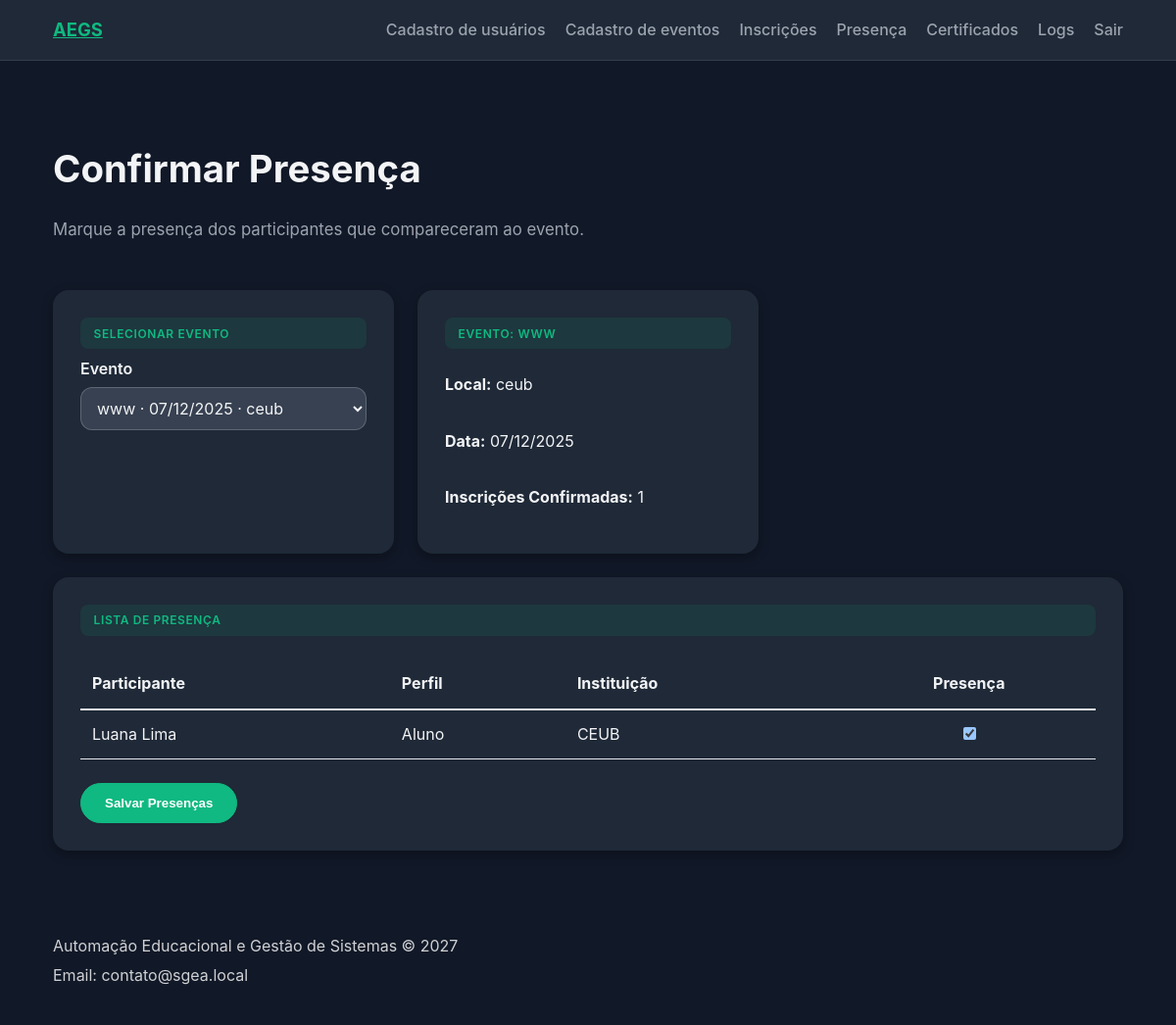
Before: /presenca/?evento=56 (signed in) with the older database file.
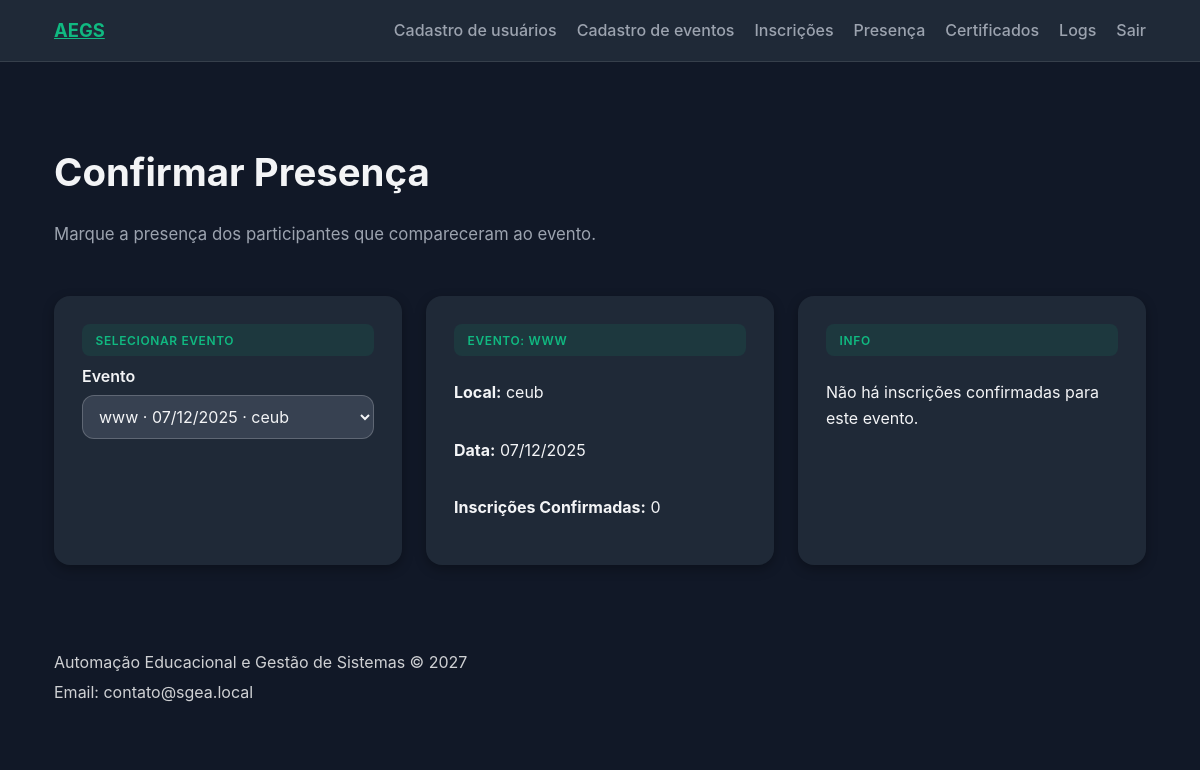
After: the same page with the newer database file.
### api/models.py (models this page shows, shortened)
class Inscricao(models.Model):
    evento = models.ForeignKey(
        Evento,
        on_delete=models.CASCADE,
        related_name="inscricoes",
    )
    participante = models.ForeignKey(
        Usuario,
        on_delete=models.CASCADE,
        related_name="inscricoes",
        limit_choices_to=Q(perfil__in=[PerfilChoices.ALUNO, PerfilChoices.PROFESSOR])
    )
    status = models.CharField(
        max_length=15,
        choices=InscricaoStatus.choices,
        default=InscricaoStatus.PENDENTE,
    )
    data_inscricao = models.DateTimeField(auto_now_add=True)
    atualizado_em = models.DateTimeField(auto_now=True)
    presenca_confirmada = models.BooleanField(default=False)
    class Meta:
        unique_together = ("evento", "participante")
        indexes = [
            models.Index(fields=["evento", "status"]),
            models.Index(fields=["participante"]),
        ]
        constraints = [
            models.CheckConstraint(
                name="inscricao_status_valido",
                check=Q(status__in=[choice[0] for choice in InscricaoStatus.choices])
            ),
        ]

class Usuario(AbstractUser):
    nome = models.CharField(max_length=120)
    telefone = models.CharField(max_length=20)
    instituicao = models.CharField(
        max_length=20,
        choices=InstituicaoChoices.choices,
        blank=True,
        null=True,
        help_text="Obrigatório para perfis ALUNO e PROFESSOR."
    )
    perfil = models.CharField(
        max_length=20,
        choices=PerfilChoices.choices
    )
    class Meta:
        constraints = [
            models.CheckConstraint(
                name="instituicao_required_for_aluno_prof",
                check=(
                    ~Q(perfil__in=[PerfilChoices.ALUNO, PerfilChoices.PROFESSOR]) |
                    (Q(instituicao__isnull=False) & ~Q(instituicao=""))
                )
            )
        ]
        indexes = [
            models.Index(fields=["perfil"]),
        ]

### api/views.py (the view, shortened to what this page needs)
# urls.py: path('presenca/', PresencaView.as_view(), name='presenca'),
@method_decorator(organizador_or_admin_required, name='dispatch')
class PresencaView(PostFeedbackMixin, TemplateView):
	template_name = "api/presenca.html"
	def get_context_data(self, **kwargs):
		context = super().get_context_data(**kwargs)
		if self.request.user.perfil == PerfilChoices.ORGANIZADOR:
			context["eventos"] = Evento.objects.filter(
				organizador=self.request.user
			).order_by("-data_inicio")
		else:
			context["eventos"] = Evento.objects.all().order_by("-data_inicio")
		evento_id = self.request.GET.get("evento")
		if evento_id:
			try:
				evento = Evento.objects.get(pk=evento_id)
				if self.request.user.perfil == PerfilChoices.ORGANIZADOR and evento.organizador != self.request.user:
					messages.error(self.request, "Você não tem permissão para gerenciar este evento.")
				else:
					context["evento_selecionado"] = evento
					context["inscricoes"] = Inscricao.objects.filter(
						evento=evento,
						status=InscricaoStatus.CONFIRMADA
					).select_related("participante").order_by("participante__nome")
			except Evento.DoesNotExist:
				pass
		return context

### api/views.py (called while the page is built)
	def get_context_data(self, **kwargs):
		context = super().get_context_data(**kwargs)
		context.setdefault(self.data_context_name, {})
		return context

### api/templates/api/presenca.html (shortened to what the changed rows need)
{% extends 'api/base.html' %}
{% block content %}
<section class="prototype-hero">
    <h1>Confirmar Presença</h1>
</section>
<section class="prototype-grid">
    {% if evento_selecionado %}
        <article class="prototype-card">
            <span class="badge">Evento: {{ evento_selecionado.titulo|default:evento_selecionado.get_tipo_display }}</span>
            <p><strong>Local:</strong> {{ evento_selecionado.local }}</p>
            <p><strong>Data:</strong> {{ evento_selecionado.data_inicio|date:"d/m/Y" }}
            </p>
            <p><strong>Inscrições Confirmadas:</strong> {{ inscricoes.count }}</p>
        </article>
        {% if inscricoes %}
            <article class="prototype-card" style="grid-column: 1 / -1;">
                <span class="badge">Lista de Presença</span>
                <form method="post">
                    <table style="width: 100%; border-collapse: collapse; margin-top: 1rem;">
                        <thead>
                            <tr style="border-bottom: 2px solid #e5e7eb;">
                                <th style="text-align: left; padding: 0.75rem;">Participante</th>
                                <th style="text-align: left; padding: 0.75rem;">Perfil</th>
                                <th style="text-align: left; padding: 0.75rem;">Instituição</th>
                                <th style="text-align: center; padding: 0.75rem;">Presença</th>
                            </tr>
                        </thead>
                        <tbody>
                            {% for inscricao in inscricoes %}
                                <tr style="border-bottom: 1px solid #e5e7eb;">
                                    <td style="padding: 0.75rem;">{{ inscricao.participante.nome }}</td>
                                    <td style="padding: 0.75rem;">{{ inscricao.participante.get_perfil_display }}</td>
                                    <td style="padding: 0.75rem;">
                                        {% if inscricao.participante.instituicao %}
                                            {{ inscricao.participante.get_instituicao_display }}
                                        {% else %}
                                            -
                                        {% endif %}
                                    </td>
                                    <td style="text-align: center; padding: 0.75rem;">
                                        <input type="checkbox"
                                               name="presenca_{{ inscricao.pk }}"
                                               {% if inscricao.presenca_confirmada %}checked{% endif %}>
                                    </td>
                                </tr>
                            {% endfor %}
                        </tbody>
                    </table>
                    <div class="form-actions" style="margin-top: 1.5rem;">
                        <button type="submit" class="btn primary">Salvar Presenças</button>
                    </div>
                </form>
            </article>
        {% else %}
            <article class="prototype-card">
                <span class="badge">Info</span>
                <p>Não há inscrições confirmadas para este evento.</p>
            </article>
        {% endif %}
    {% endif %}
</section>
{% endblock %}

Changed rows visible on the page:
removed Inscricao: participante.nome "Luana Lima", participante.perfil "Aluno", participante.instituicao "CEUB", presenca_confirmada "☑"
Other visible differences:
{{ inscricoes.count }}: "1" → "0"
text no longer shown: "LISTA DE PRESENÇA Participante Perfil Instituição Presença Salvar Presenças"
text now shown: "INFO Não há inscrições confirmadas para este evento."
